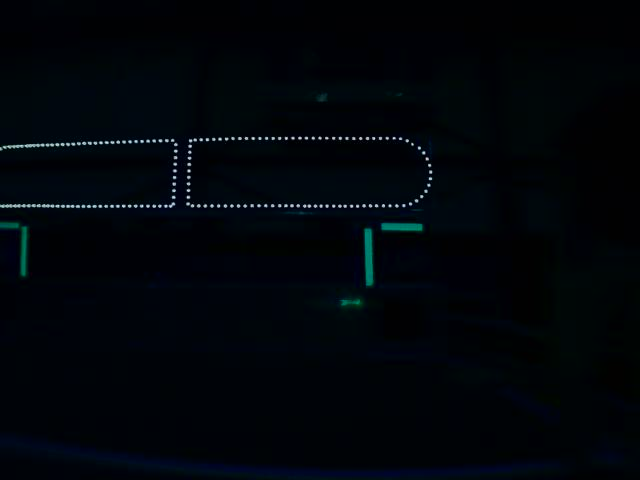
//> input picture src/openCV/Testing/image3.jpg, 640 x 480 px, given in place of the camera
$ ./testing   (built with g++ and OpenCV 4)
//> lines starting //> are read from the running program, lines starting //| are printed output that depends on the picture; after the words box and inside, x2 and y2 are one past the last pixel; in counts of white or black regions, pixels touching at a corner belong together
#include <iostream>
#include <opencv2/opencv.hpp>

using namespace cv;

int main(int argc, char *argv[])
{


	VideoCapture webCam(0);
	if(!webCam.isOpened())
		return -1;

	Mat thresholded;
	Mat imageFrame;
	Mat hsvImage;

	namedWindow("webCam", WINDOW_AUTOSIZE);
	namedWindow("hueVal", WINDOW_AUTOSIZE);
	namedWindow("satVal", WINDOW_AUTOSIZE);
	namedWindow("lumVal", WINDOW_AUTOSIZE);

	for(;;)
	{
		webCam >> imageFrame;
//> imageFrame is the input picture: 480 rows x 640 cols, CV_8UC3; mean B, G, R 10, 5.2, 1

		cvtColor(imageFrame, hsvImage, CV_RGB2HSV);
//> hsvImage: 480 rows x 640 cols, CV_8UC3; mean H, S, V 15.2, 244, 10.1

		//applyThreshold(hueLower,hueUpper,sat,lum, hsvImage, thresholded);

		int something1 = 125;
		unsigned char something = something1;

		std::cout << (int)something << std::endl;


		Mat hueVal;
		Mat satVal;
		Mat lumVal;
		Mat HSV[3] = {hueVal, satVal, lumVal};

		Mat temp;
		Mat temp2;

		split(hsvImage, HSV);
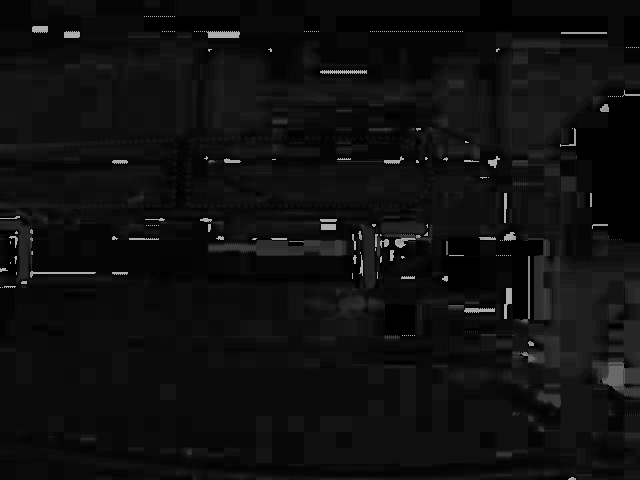
//> HSV[0]: 480 rows x 640 cols, CV_8UC1; min 0, max 179, mean 15.2
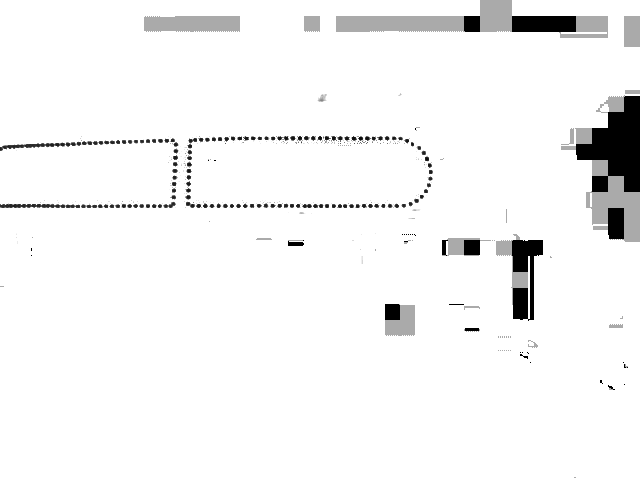
//> HSV[1]: 480 rows x 640 cols, CV_8UC1; min 0, max 255, mean 244
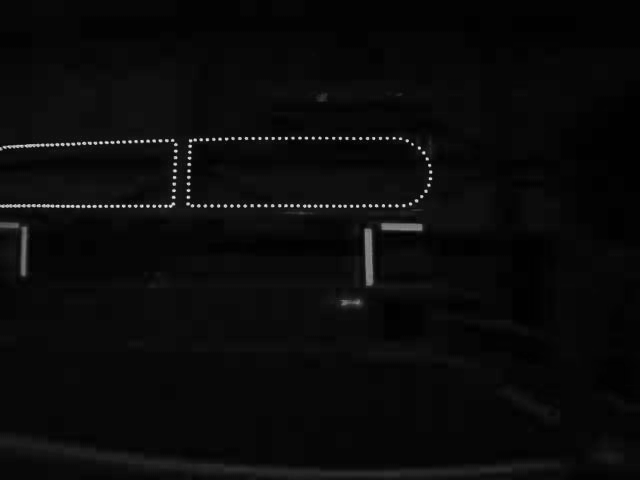
//> HSV[2]: 480 rows x 640 cols, CV_8UC1; min 0, max 242, mean 10.1
		//threshold(input, output, lower bound, upper bound)
		//80 = lower bound of green
		//150 = upper bound of green
		threshold(HSV[0], temp, 80, 255, THRESH_BINARY);
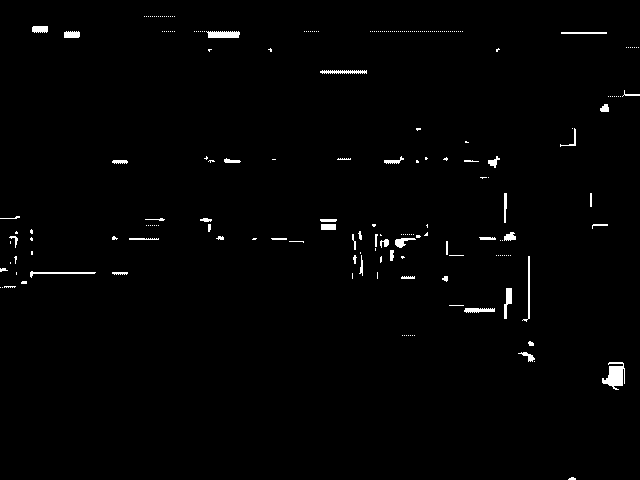
//> temp: 480 rows x 640 cols, CV_8UC1; 1.2% white; 222 white regions (173 under 20 px), largest, box (x1, y1, x2, y2) and area: (602, 362, 625, 390) 385, (206, 31, 240, 38) 207, (30, 271, 96, 278) 142
		threshold(HSV[0], temp2, 128, 255, THRESH_BINARY_INV);
//> temp2: 480 rows x 640 cols, CV_8UC1; 99% white; 213 black regions (167 under 20 px), largest, box (x1, y1, x2, y2) and area: (206, 31, 240, 38) 207, (30, 271, 96, 278) 142, (504, 288, 512, 319) 142

		bitwise_and(temp, temp2, HSV[0]);
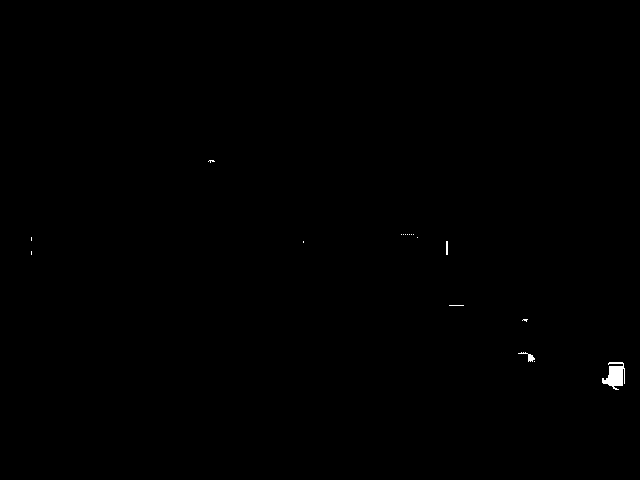
//> HSV[0]: 480 rows x 640 cols, CV_8UC1; 0.17% white; 18 white regions (15 under 20 px), largest, box (x1, y1, x2, y2) and area: (602, 362, 625, 390) 385, (518, 352, 535, 362) 54, (446, 241, 448, 255) 28

		threshold(HSV[1], HSV[1], 100, 255, THRESH_BINARY);
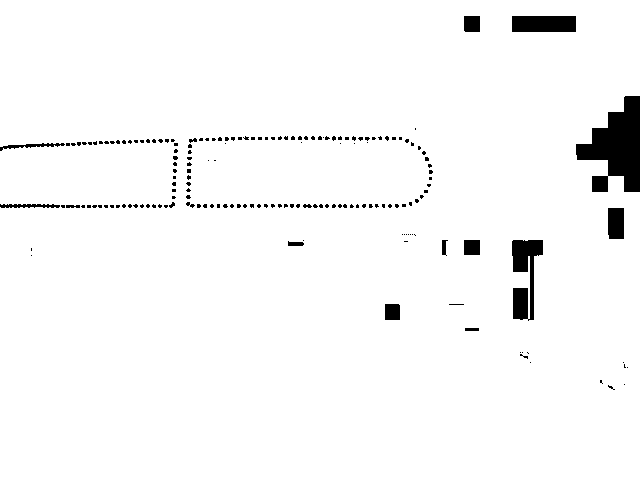
//> HSV[1]: 480 rows x 640 cols, CV_8UC1; 96.9% white; 177 black regions (160 under 20 px), largest, box (x1, y1, x2, y2) and area: (576, 96, 640, 192) 3578, (512, 240, 543, 321) 1453, (512, 16, 576, 32) 1024
		threshold(HSV[2], HSV[2], 100, 255, THRESH_BINARY);
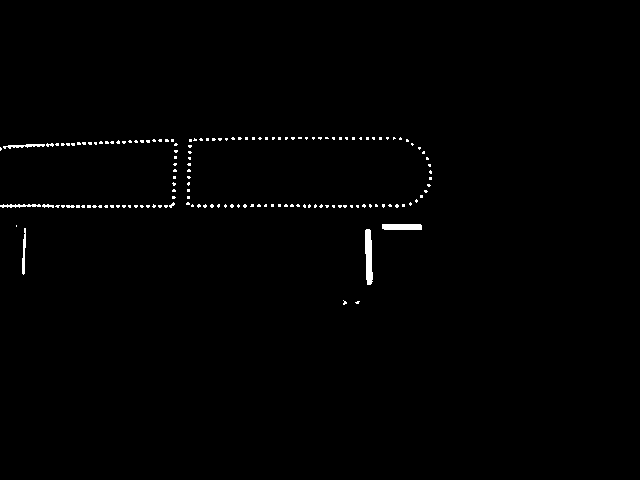
//> HSV[2]: 480 rows x 640 cols, CV_8UC1; 0.76% white; 151 white regions (143 under 20 px), largest, box (x1, y1, x2, y2) and area: (365, 229, 373, 285) 351, (382, 224, 422, 230) 237, (22, 228, 26, 275) 117

		imshow("hueVal", HSV[0]);
		imshow("satVal", HSV[1]);
		imshow("lumVal", HSV[2]);

		//spacebar key code = 32
		if(waitKey(10) == 32)
//> the Esc key is pressed
			break;
	}//end for

}//end main

$ run again, on src/openCV/Testing/image4.jpg
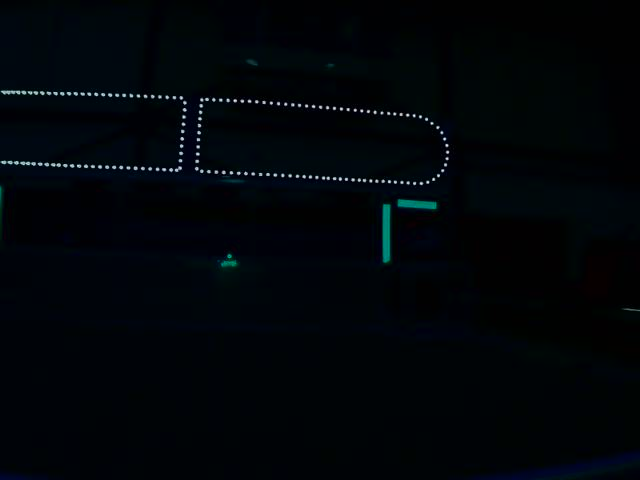
//> input picture src/openCV/Testing/image4.jpg, 640 x 480 px, given in place of the camera
//> imageFrame is the input picture: 480 rows x 640 cols, CV_8UC3; mean B, G, R 9, 5.2, 1.1
//> hsvImage: 480 rows x 640 cols, CV_8UC3; mean H, S, V 20, 239.6, 9.2
//> temp: 480 rows x 640 cols, CV_8UC1; 3.2% white; 165 white regions (111 under 20 px), largest, box (x1, y1, x2, y2) and area: (560, 250, 640, 358) 3085, (495, 220, 562, 272) 1736, (400, 202, 448, 245) 392
//> temp2: 480 rows x 640 cols, CV_8UC1; 97.8% white; 188 black regions (134 under 20 px), largest, box (x1, y1, x2, y2) and area: (496, 222, 561, 272) 1591, (564, 250, 640, 306) 565, (592, 320, 608, 336) 255
//> `threshold(HSV[1], HSV[1], 100, 255, THRESH_BINARY);`:
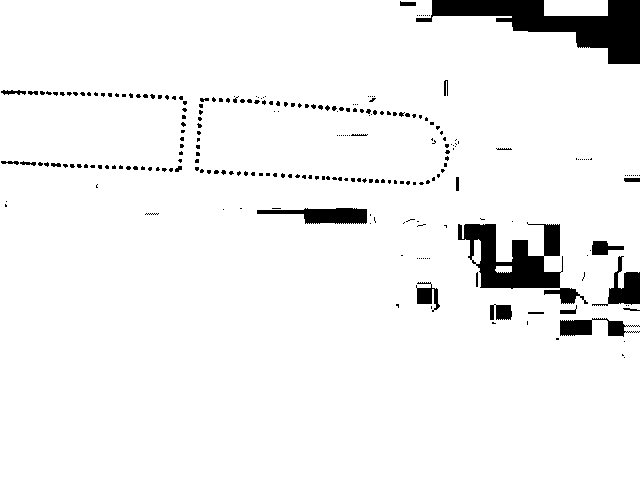
//> HSV[1]: 480 rows x 640 cols, CV_8UC1; 94.6% white; 257 black regions (232 under 20 px), largest, box (x1, y1, x2, y2) and area: (416, 0, 640, 64) 5988, (458, 222, 588, 304) 4126, (257, 208, 367, 224) 1111
//> `threshold(HSV[2], HSV[2], 100, 255, THRESH_BINARY);`:
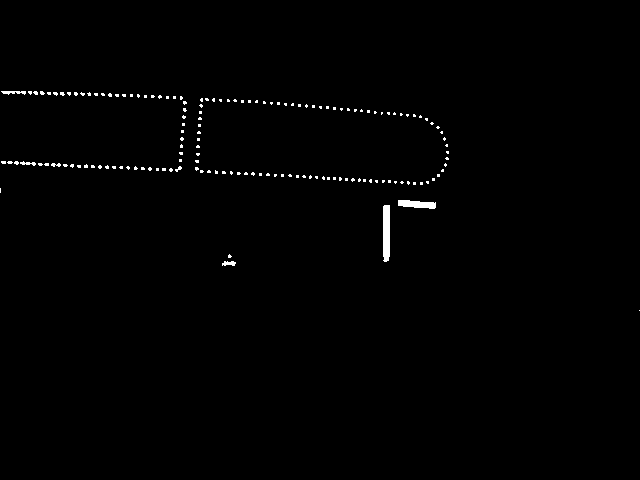
//> HSV[2]: 480 rows x 640 cols, CV_8UC1; 0.73% white; 153 white regions (146 under 20 px), largest, box (x1, y1, x2, y2) and area: (383, 205, 390, 262) 387, (398, 200, 436, 209) 246, (1, 91, 26, 95) 66
